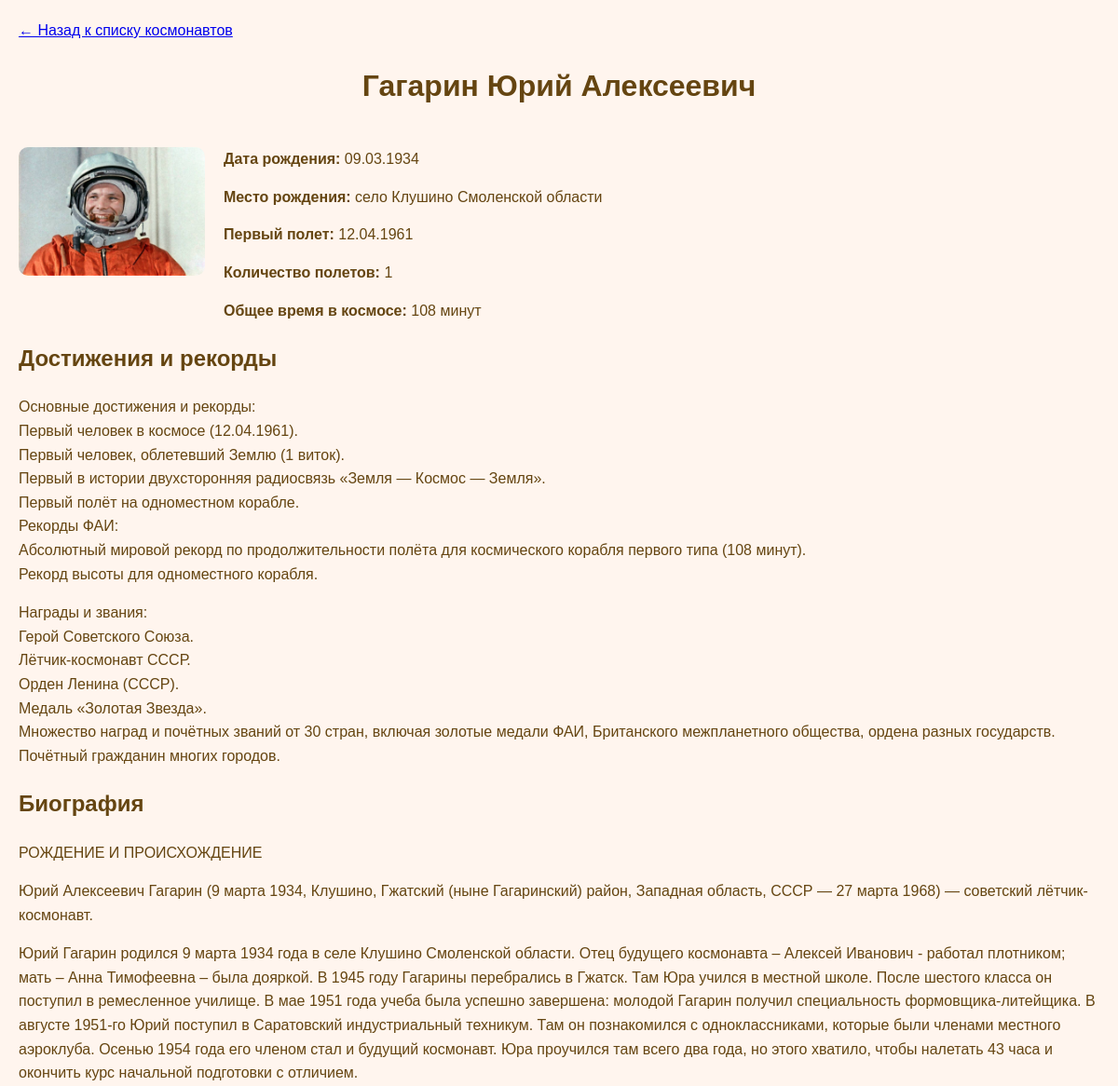
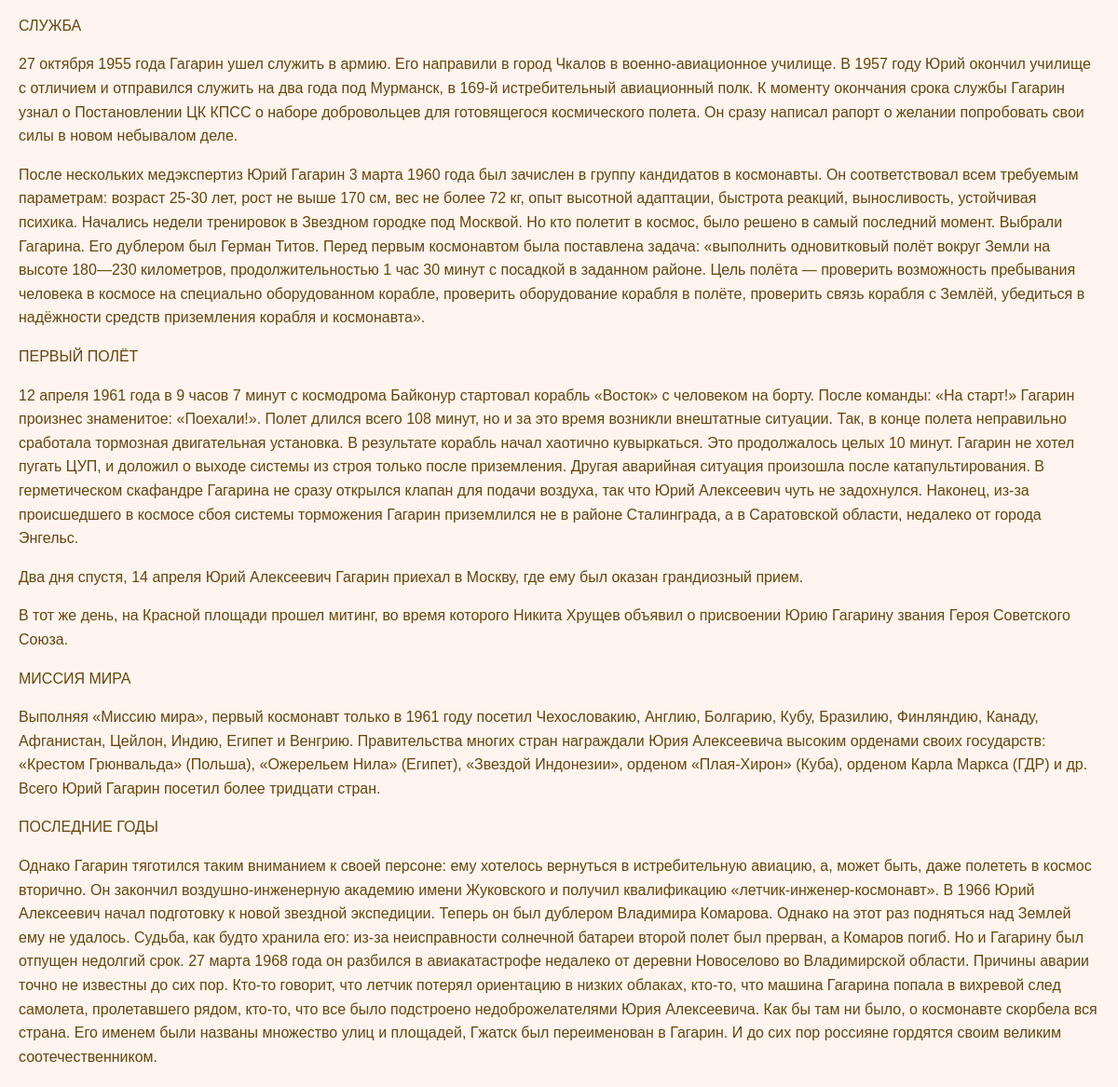
Page /cosmonaut/7/ on the committed database (2 pictures, top to bottom).
### pages/models.py (models this page shows, shortened)
class Cosmonaut(models.Model):
    name = models.CharField('ФИО космонавта', max_length=200)
    birth_date = models.DateField('Дата рождения')
    birth_place = models.CharField('Место рождения', max_length=300)
    first_flight = models.DateField('Первый полет')
    total_flights = models.IntegerField('Количество полетов')
    total_space_time = models.CharField('Общее время в космосе', max_length=100)
    eva_count = models.IntegerField('Выходы в открытый космос', default=0)
    eva_time = models.CharField('Время в открытом космосе', max_length=100, blank=True)
    achievements = models.TextField('Достижения и рекорды')
    biography = models.TextField('Биография')
    photo = models.ImageField('Фотография', upload_to='cosmonauts/', blank=True)
    order = models.IntegerField('Порядок отображения', default=0)
    class Meta:
        verbose_name = 'Космонавт'
        verbose_name_plural = 'Космонавты'
        ordering = ['order']

### pages/views.py (the view)
# urls.py: path('cosmonaut/<int:pk>/', cosmonaut_detail, name='cosmonaut_detail'),
def cosmonaut_detail(request, pk):
    cosmonaut = get_object_or_404(Cosmonaut, pk=pk)
    return render(request, 'pages/cosmonaut_detail.html', {'cosmonaut': cosmonaut})

### pages/templates/pages/cosmonaut_detail.html (shortened to what this page needs)
<html>
<head>
</head>
<body>
    <a href="{% url 'home' %}">← Назад к списку космонавтов</a>
    <h1>{{ cosmonaut.name }}</h1>
    <div class="cosmonaut-detail">
        {% if cosmonaut.photo %}
            <img src="{{ cosmonaut.photo.url }}" alt="{{ cosmonaut.name }}" class="cosmonaut-photo">
        {% endif %}
        <div class="cosmonaut-info">
            <div class="info-item"><strong>Дата рождения:</strong> {{ cosmonaut.birth_date|date:"d.m.Y" }}</div>
            <div class="info-item"><strong>Место рождения:</strong> {{ cosmonaut.birth_place }}</div>
            <div class="info-item"><strong>Первый полет:</strong> {{ cosmonaut.first_flight|date:"d.m.Y" }}</div>
            <div class="info-item"><strong>Количество полетов:</strong> {{ cosmonaut.total_flights }}</div>
            <div class="info-item"><strong>Общее время в космосе:</strong> {{ cosmonaut.total_space_time }}</div>
        </div>
        <div class="section">
            <h2>Достижения и рекорды</h2>
            <p>{{ cosmonaut.achievements|linebreaks }}</p>
        </div>
        <div class="section">
            <h2>Биография</h2>
            <p>{{ cosmonaut.biography|linebreaks }}</p>
        </div>
    </div>
</body>
</html>

### pages/templates/pages/cosmonaut_detail.html (style rules this page uses)
body { background-color: #FFF5EE; color: #654511; font-family: Georgia, sans-serif; line-height: 1.6; margin: 0; padding: 20px; }
h1 { text-align: center; margin-bottom: 40px; }
.cosmonaut-photo { width: 200px; height: auto; float: left; margin-right: 20px; margin-bottom: 20px; border-radius: 10px; }
.cosmonaut-info { margin-left: 220px; }
.info-item { margin-bottom: 15px; }

### rows in the picture
Cosmonaut: name "Гагарин Юрий Алексеевич", photo (picture), birth_date "09.03.1934", birth_place "село Клушино Смоленской области", first_flight "12.04.1961", total_flights "1", total_space_time "108 минут", achievements "Основные достижения и рекорды: Первый человек в космосе (12.04.1961). Первый человек, облетевший Землю (1 виток). Первый в истории двухсторонняя радиосвязь «Земля — Космос — Земля». Первый полёт на одноместном корабле. Рекорды ФАИ: Абсолютный мировой рекорд по продолжительности полёта для космического корабля первого типа (108 минут). Рекорд высоты для одноместного корабля. Награды и звания: Герой Советского Союза. Лётчик-космонавт СССР. Орден Ленина (СССР). Медаль «Золотая Звезда». Множество наград и почётных званий от 30 стран, включая золотые медали ФАИ, Британского межпланетного общества, ордена разных государств. Почётный гражданин многих городов.", biography "РОЖДЕНИЕ И ПРОИСХОЖДЕНИЕ Юрий Алексеевич Гагарин (9 марта 1934, Клушино, Гжатский (ныне Гагаринский) район, Западная область, СССР — 27 марта 1968) — советский лётчик-космонавт. Юрий Гагарин родился 9 марта 1934 года в селе Клушино Смоленской области. Отец будущего космонавта – Алексей Иванович - работал плотником; мать – Анна Тимофеевна – была дояркой. В 1945 году Гагарины перебрались в Гжатск. Там Юра учился в местной школе. После шестого класса он поступил в ремесленное училище. В мае 1951 года учеба была успешно завершена: молодой Гагарин получил специальность формовщика-литейщика. В августе 1951-го Юрий поступил в Саратовский индустриальный техникум. Там он познакомился с…"
